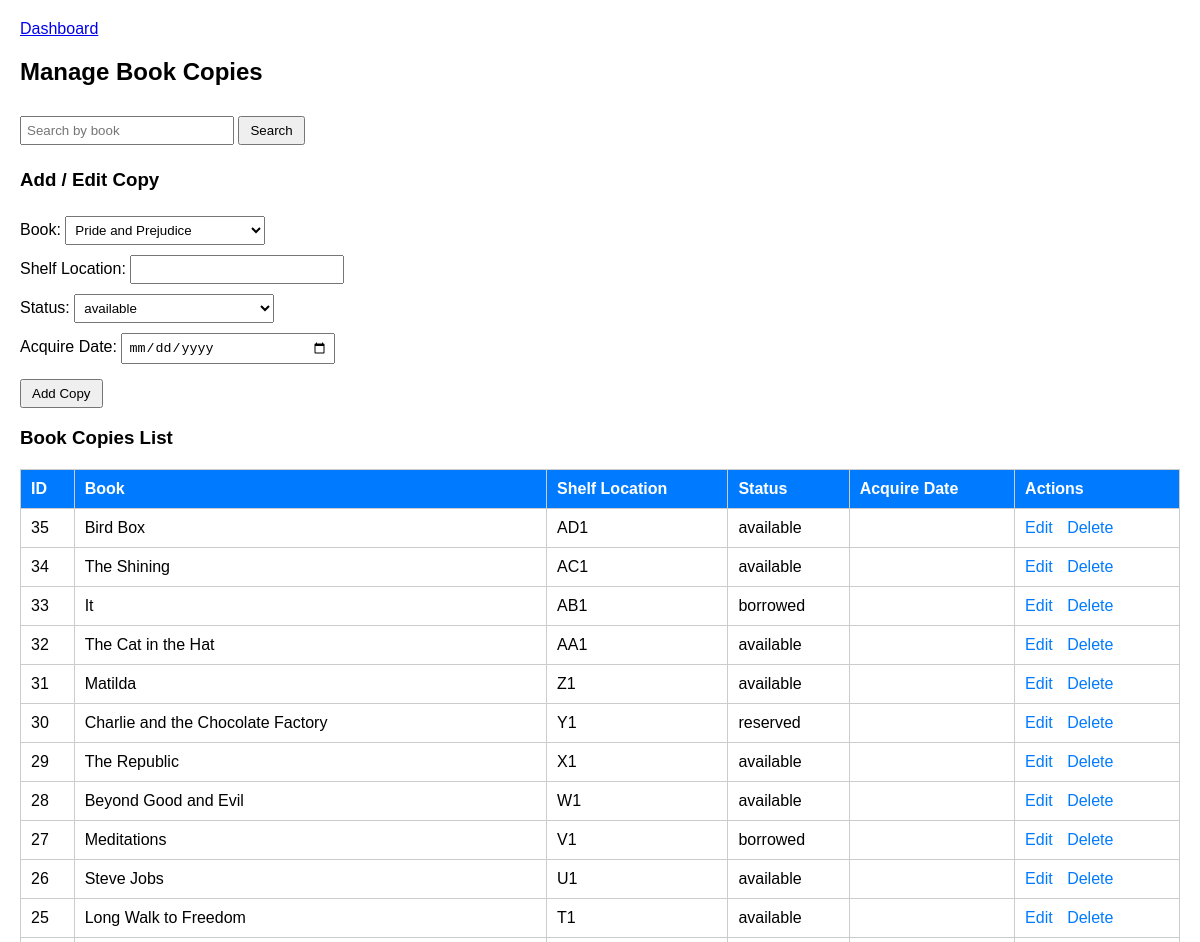
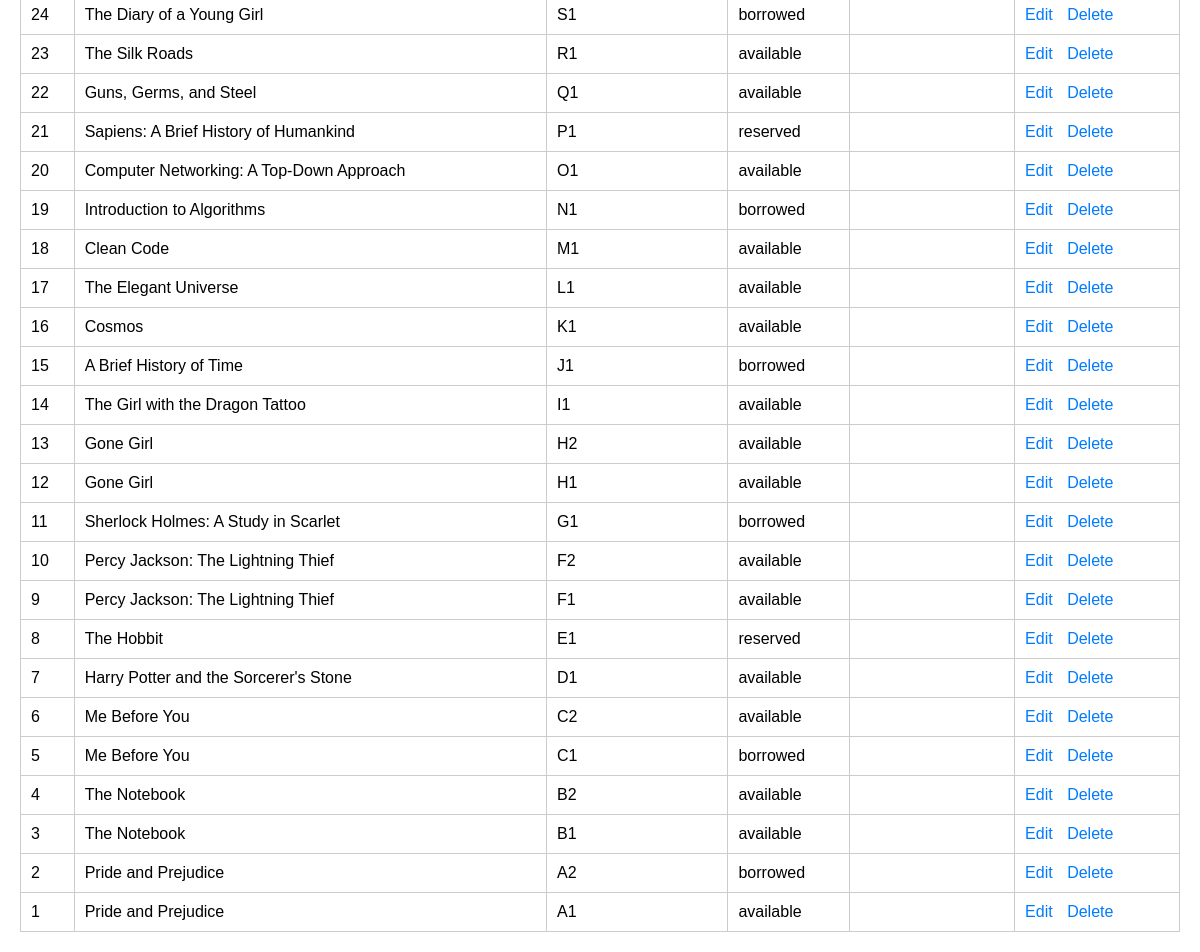
/lms/book_copies.php (signed in), run on the app's committed database (2 pictures, top to bottom).
### tables this page shows
CREATE TABLE `book_copies` (
  `copy_id` int(11) NOT NULL,
  `book_id` int(11) NOT NULL,
  `shelf_location` varchar(20) DEFAULT NULL,
  `acquire_date` date DEFAULT NULL,
  `status` enum('available','borrowed','reserved','lost','damaged') DEFAULT 'available'
);

CREATE TABLE `books` (
  `book_id` int(11) NOT NULL,
  `title` varchar(100) DEFAULT NULL,
  `category_id` int(11) DEFAULT NULL,
  `publisher_id` int(11) DEFAULT NULL,
  `publication_year` int(11) DEFAULT NULL,
  `copies_total` int(11) DEFAULT NULL,
  `copies_available` int(11) DEFAULT NULL
);

### lms/book_copies.php (the view, shortened to what this page needs)
<?php
include 'db.php';
$role = $_SESSION['role'];
$search = '';
$query = "SELECT bc.*, b.title FROM book_copies bc JOIN books b ON bc.book_id=b.book_id
          WHERE b.title LIKE '%$search%' ORDER BY bc.copy_id DESC";
$result = $conn->query($query);
$books = $conn->query("SELECT * FROM books");
?>
<!DOCTYPE html>
<html>
<head>
</head>
<body>
    <div class="top-nav">
        <a href="dashboard.php">Dashboard</a>
    </div>
<h2>Manage Book Copies</h2>
<form method="GET" action="">
    <input type="text" name="search" placeholder="Search by book" value="<?php echo htmlspecialchars($search); ?>">
    <input type="submit" value="Search">
</form>
<?php if($role != 'member'){ ?>
<h3>Add / Edit Copy</h3>
<?php
if(isset($_GET['edit'])){
    $copy_id = $_GET['edit'];
    $copy = $conn->query("SELECT * FROM book_copies WHERE copy_id='$copy_id'")->fetch_assoc();
?>
<form method="POST" action="">
    <input type="hidden" name="copy_id" value="<?php echo $copy['copy_id']; ?>">
    Book:
    <select name="book_id" required>
        <?php while($book = $books->fetch_assoc()){ ?>
            <option value="<?php echo $book['book_id']; ?>" <?php if($book['book_id']==$copy['book_id']) echo 'selected'; ?>><?php echo $book['title']; ?></option>
        <?php } ?>
    </select><br>
    Shelf Location: <input type="text" name="shelf_location" value="<?php echo $copy['shelf_location']; ?>" required><br>
    Status:
    <select name="status" required>
        <?php $statuses = ['available','borrowed','reserved','lost','damaged'];
        foreach($statuses as $s){ $selected = ($copy['status']==$s)?'selected':''; echo "<option value='$s' $selected>$s</option>"; } ?>
    </select><br>
    Acquire Date: <input type="date" name="acquire_date" value="<?php echo $copy['acquire_date']; ?>" required><br>
    <input type="submit" name="edit_copy" value="Update Copy">
</form>
<?php } else { ?>
<form method="POST" action="">
    Book:
    <select name="book_id" required>
        <?php while($book = $books->fetch_assoc()){ ?>
            <option value="<?php echo $book['book_id']; ?>"><?php echo $book['title']; ?></option>
        <?php } ?>
    </select><br>
    Shelf Location: <input type="text" name="shelf_location" required><br>
    Status:
    <select name="status" required>
        <?php foreach(['available','borrowed','reserved','lost','damaged'] as $s){ echo "<option value='$s'>$s</option>"; } ?>
    </select><br>
    Acquire Date: <input type="date" name="acquire_date" required><br>
    <input type="submit" name="add_copy" value="Add Copy">
</form>
<?php } ?>
<?php } ?>
<h3>Book Copies List</h3>
<table>
    <tr><th>ID</th><th>Book</th><th>Shelf Location</th><th>Status</th><th>Acquire Date</th>
    <?php if($role != 'member'){ ?><th>Actions</th><?php } ?></tr>
    <?php while($row = $result->fetch_assoc()){ ?>
    <tr>
        <td><?php echo $row['copy_id']; ?></td>
        <td><?php echo $row['title']; ?></td>
        <td><?php echo $row['shelf_location']; ?></td>
        <td><?php echo $row['status']; ?></td>
        <td><?php echo $row['acquire_date']; ?></td>
        <?php if($role != 'member'){ ?>
        <td>
            <a class="edit-link" href="book_copies.php?edit=<?php echo $row['copy_id']; ?>">Edit</a>
            <a class="delete-link" href="book_copies.php?delete=<?php echo $row['copy_id']; ?>" onclick="return confirm('Are you sure?')">Delete</a>
        </td>
        <?php } ?>
    </tr>
    <?php } ?>
</table>
</body>
</html>

### lms/book_copies.php (style rules this page uses)
body { font-family: Arial; margin:20px; }
table { border-collapse: collapse; width:100%; margin-top:20px; }
th, td { border:1px solid #ccc; padding:10px; text-align:left; }
th { background:#007BFF; color:white; }
form { margin-top:20px; }
select, input[type=text], input[type=date] { padding:5px; margin:5px 0; width:200px; }
input[type=submit] { padding:5px 10px; margin-top:10px; }
.edit-link, .delete-link { margin-right:10px; color:#007BFF; text-decoration:none; }

### data on the page
book_copies: copy_id "35", book.title "Bird Box", shelf_location "AD1", status "available"
book_copies: copy_id "34", book.title "The Shining", shelf_location "AC1", status "available"
book_copies: copy_id "33", book.title "It", shelf_location "AB1", status "borrowed"
book_copies: copy_id "32", book.title "The Cat in the Hat", shelf_location "AA1", status "available"
book_copies: copy_id "31", book.title "Matilda", shelf_location "Z1", status "available"
book_copies: copy_id "30", book.title "Charlie and the Chocolate Factory", shelf_location "Y1", status "reserved"
book_copies: copy_id "29", book.title "The Republic", shelf_location "X1", status "available"
book_copies: copy_id "28", book.title "Beyond Good and Evil", shelf_location "W1", status "available"
book_copies: copy_id "27", book.title "Meditations", shelf_location "V1", status "borrowed"
book_copies: copy_id "26", book.title "Steve Jobs", shelf_location "U1", status "available"
book_copies: copy_id "25", book.title "Long Walk to Freedom", shelf_location "T1", status "available"
book_copies: copy_id "24", book.title "The Diary of a Young Girl", shelf_location "S1", status "borrowed"
book_copies: copy_id "23", book.title "The Silk Roads", shelf_location "R1", status "available"
book_copies: copy_id "22", book.title "Guns, Germs, and Steel", shelf_location "Q1", status "available"
book_copies: copy_id "21", book.title "Sapiens: A Brief History of Humankind", shelf_location "P1", status "reserved"
book_copies: copy_id "20", book.title "Computer Networking: A Top-Down Approach", shelf_location "O1", status "available"
book_copies: copy_id "19", book.title "Introduction to Algorithms", shelf_location "N1", status "borrowed"
book_copies: copy_id "18", book.title "Clean Code", shelf_location "M1", status "available"
book_copies: copy_id "17", book.title "The Elegant Universe", shelf_location "L1", status "available"
book_copies: copy_id "16", book.title "Cosmos", shelf_location "K1", status "available"
book_copies: copy_id "15", book.title "A Brief History of Time", shelf_location "J1", status "borrowed"
book_copies: copy_id "14", book.title "The Girl with the Dragon Tattoo", shelf_location "I1", status "available"
book_copies: copy_id "13", book.title "Gone Girl", shelf_location "H2", status "available"
book_copies: copy_id "12", book.title "Gone Girl", shelf_location "H1", status "available"
book_copies: copy_id "11", book.title "Sherlock Holmes: A Study in Scarlet", shelf_location "G1", status "borrowed"
book_copies: copy_id "10", book.title "Percy Jackson: The Lightning Thief", shelf_location "F2", status "available"
book_copies: copy_id "9", book.title "Percy Jackson: The Lightning Thief", shelf_location "F1", status "available"
book_copies: copy_id "8", book.title "The Hobbit", shelf_location "E1", status "reserved"
book_copies: copy_id "7", book.title "Harry Potter and the Sorcerer's Stone", shelf_location "D1", status "available"
book_copies: copy_id "6", book.title "Me Before You", shelf_location "C2", status "available"
book_copies: copy_id "5", book.title "Me Before You", shelf_location "C1", status "borrowed"
book_copies: copy_id "4", book.title "The Notebook", shelf_location "B2", status "available"
book_copies: copy_id "3", book.title "The Notebook", shelf_location "B1", status "available"
book_copies: copy_id "2", book.title "Pride and Prejudice", shelf_location "A2", status "borrowed"
book_copies: copy_id "1", book.title "Pride and Prejudice", shelf_location "A1", status "available"

### other printed values
form field book_id "Pride and Prejudice"
form field status "available"
